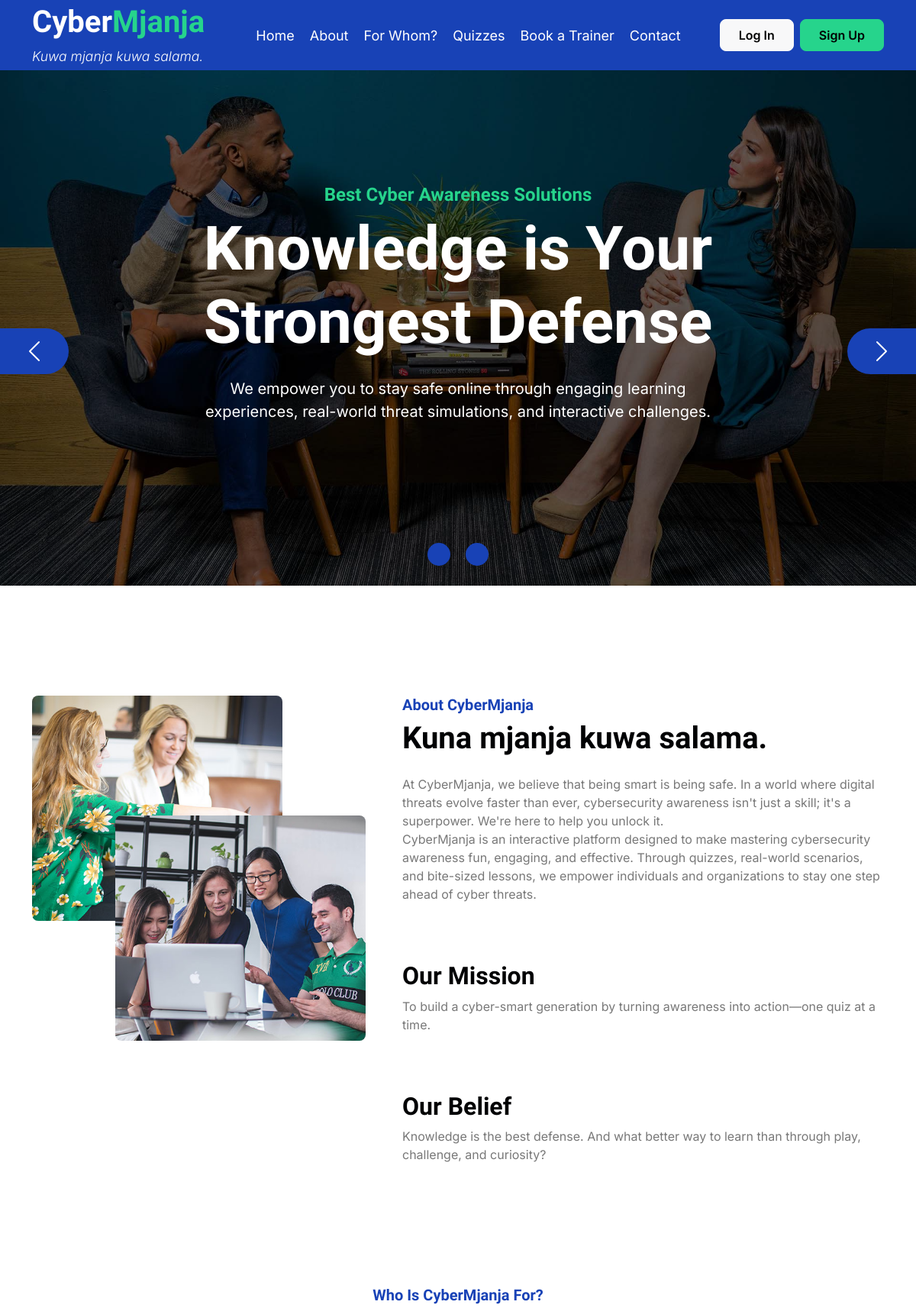
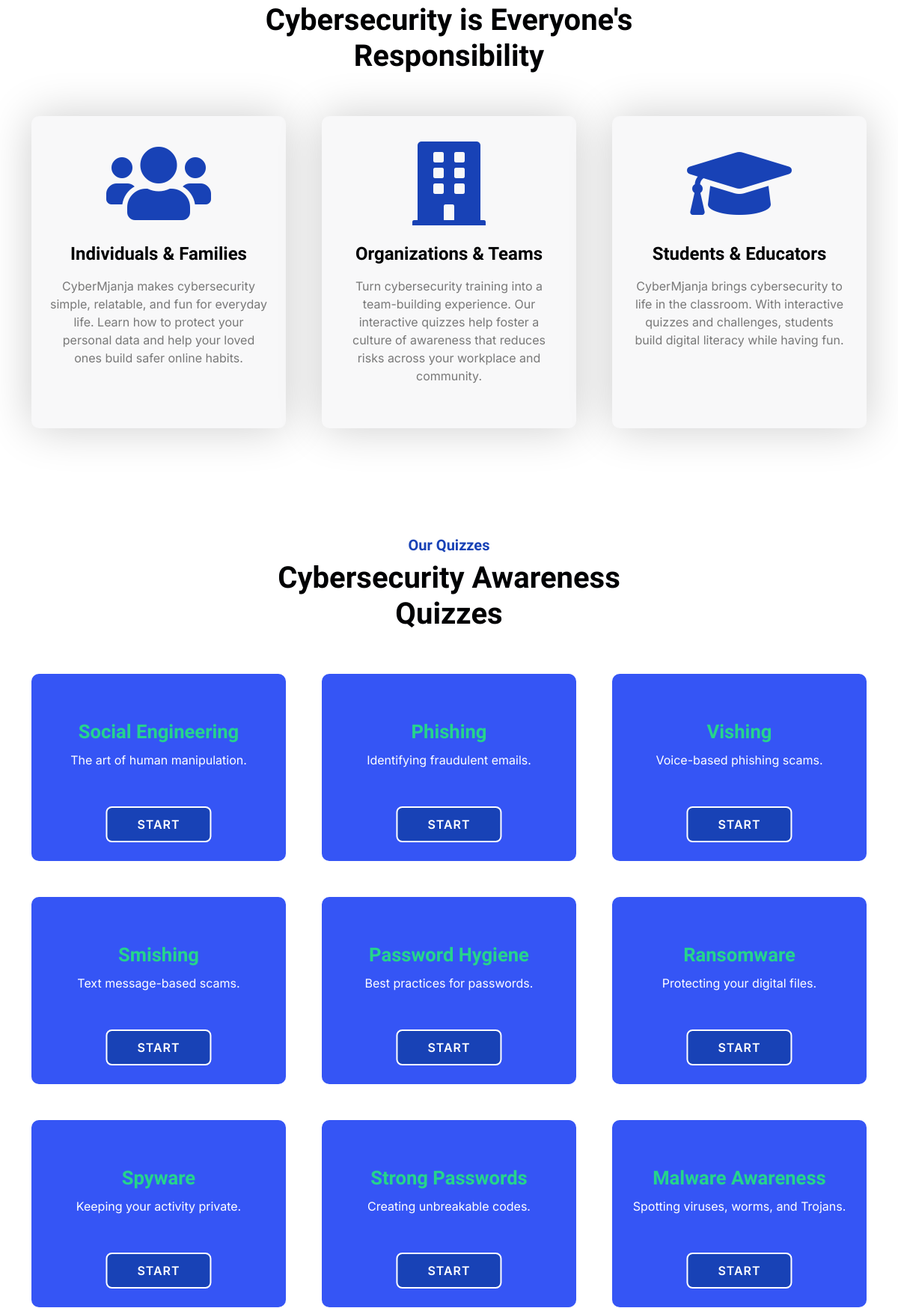
The page / (upper part) on the database its author committed (2 pictures, top to bottom).
### tables this page shows
CREATE TABLE quizzes (id INTEGER PRIMARY KEY AUTOINCREMENT, name TEXT NOT NULL, slug TEXT UNIQUE NOT NULL, description TEXT);

### app.py (the view)
@app.route('/')
def index():
    conn = get_db_connection()
    all_quizzes = conn.execute('SELECT * FROM quizzes ORDER BY id').fetchall()
    conn.close()
    return render_template('index.html', quizzes=all_quizzes)

### app.py (called while the page is built)
def get_db_connection():
    conn = sqlite3.connect(DATABASE)
    conn.row_factory = sqlite3.Row
    return conn

@app.before_request
def load_logged_in_user():
    user_id = session.get('user_id')
    if user_id is None:
        g.user = None
    else:
        conn = get_db_connection()
        g.user = conn.execute('SELECT * FROM users WHERE id = ?', (user_id,)).fetchone()
        conn.close()
        if g.user is None:
            session.clear()

@app.context_processor
def inject_user():
    return dict(user=getattr(g, 'user', None))

@app.before_request
def load_logged_in_user():
    user_id = session.get('user_id')
    if user_id is None:
        g.user = None
    else:
        conn = get_db_connection()
        g.user = conn.execute('SELECT * FROM users WHERE id = ?', (user_id,)).fetchone()
        conn.close()
        if g.user is None:
            session.clear()

### templates/index.html (shortened to what this page needs)
{% extends "base.html" %}
{% block content %}
<div class="container-fluid px-0">
    <div id="carouselId" class="carousel slide" data-bs-ride="carousel">
        <ol class="carousel-indicators">
            <li data-bs-target="#carouselId" data-bs-slide-to="0" class="active" aria-current="true" aria-label="First slide"></li>
            <li data-bs-target="#carouselId" data-bs-slide-to="1" aria-label="Second slide"></li>
        </ol>
        <div class="carousel-inner" role="listbox">
            <div class="carousel-item active">
                <img src="{{ url_for('static', filename='img/carousel-1.jpg') }}" class="img-fluid" alt="First slide">
                <div class="carousel-caption">
                    <div class="container carousel-content">
                        <h6 class="text-secondary h4 animated fadeInUp">Best Cyber Awareness Solutions</h6>
                        <h1 class="text-white display-1 mb-4 animated fadeInRight">Knowledge is Your Strongest Defense</h1>
                        <p class="mb-4 text-white fs-5 animated fadeInDown">We empower you to stay safe online through engaging learning experiences, real-world threat simulations, and interactive challenges.</p>
                    </div>
                </div>
            </div>
        </div>
        <button class="carousel-control-prev" type="button" data-bs-target="#carouselId" data-bs-slide="prev">
            <span class="carousel-control-prev-icon" aria-hidden="true"></span>
        </button>
        <button class="carousel-control-next" type="button" data-bs-target="#carouselId" data-bs-slide="next">
            <span class="carousel-control-next-icon" aria-hidden="true"></span>
        </button>
    </div>
</div>
<div class="container-fluid py-5 my-5">
    <div class="container pt-5">
        <div class="row g-5">
            <div class="col-lg-5 col-md-6 col-sm-12 wow fadeIn" data-wow-delay=".3s">
                <div class="h-100 position-relative">
                    <img src="{{ url_for('static', filename='img/about-1.jpg') }}" class="img-fluid w-75 rounded" alt="" style="margin-bottom: 25%;">
                    <div class="position-absolute w-75" style="top: 25%; left: 25%;">
                        <img src="{{ url_for('static', filename='img/about-2.jpg') }}" class="img-fluid w-100 rounded" alt="">
                    </div>
                </div>
            </div>
            <div class="col-lg-7 col-md-6 col-sm-12 wow fadeIn" data-wow-delay=".5s">
                <h5 class="text-primary">About CyberMjanja</h5>
                <h1 class="mb-4">Kuna mjanja kuwa salama.</h1>
                <p>At CyberMjanja, we believe that being smart is being safe. In a world where digital threats evolve faster than ever, cybersecurity awareness isn't just a skill; it's a superpower. We're here to help you unlock it. <br>CyberMjanja is an interactive platform designed to make mastering cybersecurity awareness fun, engaging, and effective. Through quizzes, real-world scenarios, and bite-sized lessons, we empower individuals and organizations to stay one step ahead of cyber threats.</p>
                <div class="about-cards-container">
                    <div class="about-grid">
                        <div class="about-card">
                            <div class="card-icon-wrapper"></div>
                            <h2>Our Mission</h2>
                            <p>To build a cyber-smart generation by turning awareness into action—one quiz at a time.</p>
                        </div>
                        <div class="about-card">
                            <div class="card-icon-wrapper"></div>
                            <h2>Our Belief</h2>
                            <p>Knowledge is the best defense. And what better way to learn than through play, challenge, and curiosity?</p>
                        </div>
                    </div>
                </div>
            </div>
        </div>
    </div>
</div>
<div class="container-fluid services py-5 mb-5">
    <div class="container">
        <div class="text-center mx-auto pb-5 wow fadeIn" data-wow-delay=".3s" style="max-width: 600px;">
            <h5 class="text-primary">Who Is CyberMjanja For?</h5>
            <h1>Cybersecurity is Everyone's Responsibility</h1>
        </div>
        <div class="row g-5 services-inner">
            <div class="col-md-6 col-lg-4 wow fadeIn" data-wow-delay=".3s">
                <div class="services-item bg-light">
                    <div class="p-4 text-center services-content">
                        <div class="services-content-icon">
                            <i class="fa fa-users fa-7x mb-4 text-primary"></i>
                            <h4 class="mb-3">Individuals & Families</h4>
                            <p class="mb-4">CyberMjanja makes cybersecurity simple, relatable, and fun for everyday life. Learn how to protect your personal data and help your loved ones build safer online habits.</p>
                        </div>
                    </div>
                </div>
            </div>
            <div class="col-md-6 col-lg-4 wow fadeIn" data-wow-delay=".5s">
                <div class="services-item bg-light">
                    <div class="p-4 text-center services-content">
                        <div class="services-content-icon">
                            <i class="fa fa-building fa-7x mb-4 text-primary"></i>
                            <h4 class="mb-3">Organizations & Teams</h4>
                            <p class="mb-4">Turn cybersecurity training into a team-building experience. Our interactive quizzes help foster a culture of awareness that reduces risks across your workplace and community.</p>
                        </div>
                    </div>
                </div>
            </div>
            <div class="col-md-6 col-lg-4 wow fadeIn" data-wow-delay=".7s">
                <div class="services-item bg-light">
                    <div class="p-4 text-center services-content">
                        <div class="services-content-icon">
                            <i class="fa fa-graduation-cap fa-7x mb-4 text-primary"></i>
                            <h4 class="mb-3">Students & Educators</h4>
                            <p class="mb-4">CyberMjanja brings cybersecurity to life in the classroom. With interactive quizzes and challenges, students build digital literacy while having fun.</p>
                        </div>
                    </div>
                </div>
            </div>
        </div>
    </div>
</div>
<div class="container-fluid project py-5 mb-5">
    <div class="container">
        <div class="text-center mx-auto pb-5 wow fadeIn" data-wow-delay=".3s" style="max-width: 600px;">
            <h5 class="text-primary">Our Quizzes</h5>
            <h1>Cybersecurity Awareness Quizzes</h1>
        </div>
        <div class="row g-5">
            {% for quiz in quizzes %}
            <div class="col-md-6 col-lg-4 wow fadeIn" data-wow-delay=".3s">
                <div class="project-item">
                    <div class="quiz-text-content">
                        <h4>{{ quiz.name }}</h4>
                        <p class="m-0">{{ quiz.description }}</p>
                    </div>
                    <a href="{{ url_for('start_quiz', slug=quiz.slug) }}" class="start-quiz-button">Start</a>
                </div>
            </div>
            {% else %}
            <div class="col-12 text-center">
                <p>No quizzes available at the moment. Please check back later.</p>
            </div>
            {% endfor %}
        </div>
    </div>
</div>
{% endblock %}

### templates/base.html (shortened to what this page needs)
<head>
    <link href="https://cdnjs.cloudflare.com/ajax/libs/font-awesome/5.10.0/css/all.min.css" rel="stylesheet">
    <link href="https://cdn.jsdelivr.net/npm/bootstrap-icons@1.4.1/font/bootstrap-icons.css" rel="stylesheet">
    <link href="{{ url_for('static', filename='lib/animate/animate.min.css') }}" rel="stylesheet">
    <link href="{{ url_for('static', filename='lib/owlcarousel/assets/owl.carousel.min.css') }}" rel="stylesheet">
    <link href="{{ url_for('static', filename='css/bootstrap.min.css') }}" rel="stylesheet">
    <link href="{{ url_for('static', filename='css/style.css') }}" rel="stylesheet">
    <link href="{{ url_for('static', filename='css/dashboard.css') }}" rel="stylesheet">
    <link href="{{ url_for('static', filename='css/profile.css') }}" rel="stylesheet">
</head>
<body>
    <div class="container-fluid bg-primary">
        <div class="container">
            <nav class="navbar navbar-dark navbar-expand-lg py-0">
                <a href="{{ url_for('index') }}" class="navbar-brand">
                   <h1 class="text-white fw-bold d-block">Cyber<span class="text-secondary">Mjanja</span></h1>
                   <small class="d-block text-white fw-light fst-italic">Kuwa mjanja kuwa salama.</small>
                </a>
                <div class="collapse navbar-collapse bg-transparent" id="navbarCollapse">
                    <div class="navbar-nav ms-auto mx-xl-auto p-0">
                        <a href="{{ url_for('index') }}" class="nav-item nav-link">Home</a>
                        <a href="{{ url_for('about') }}" class="nav-item nav-link">About</a>
                        <a href="{{ url_for('for_whom') }}" class="nav-item nav-link">For Whom?</a>
                        <a href="{{ url_for('quizzes') }}" class="nav-item nav-link">Quizzes</a>
                        <a href="{{ url_for('book_trainer') }}" class="nav-item nav-link">Book a Trainer</a>
                        <a href="{{ url_for('contact') }}" class="nav-item nav-link">Contact</a>
                    </div>
                    <div class="d-flex align-items-center">
                        {% if user %}
                            <div class="dropdown">
                                <button class="btn btn-light dropdown-toggle" type="button" id="userDropdown" data-bs-toggle="dropdown" aria-expanded="false">
                                    <i class="fas fa-user-circle text-primary me-2"></i> {{ user.full_name or user.username }}
                                </button>
                                <ul class="dropdown-menu dropdown-menu-end" aria-labelledby="userDropdown">
                                    <li><a class="dropdown-item" href="{{ url_for('dashboard') }}"><i class="fas fa-th-large me-2"></i>My Dashboard</a></li>
                                    <li><a class="dropdown-item" href="{{ url_for('update_profile') }}"><i class="fas fa-user-edit me-2"></i>Update Profile</a></li>
                                    <li><a class="dropdown-item" href="{{ url_for('change_password') }}"><i class="fas fa-key me-2"></i>Change Password</a></li>
                                    <li><hr class="dropdown-divider"></li>
                                    <li><a class="dropdown-item text-danger" href="{{ url_for('logout') }}"><i class="fas fa-sign-out-alt me-2"></i>Logout</a></li>
                                </ul>
                            </div>
                        {% else %}
                            <a href="{{ url_for('login') }}" class="btn btn-light rounded py-2 px-4 me-2">Log In</a>
                            <a href="{{ url_for('signup') }}" class="btn btn-secondary rounded py-2 px-4">Sign Up</a>
                        {% endif %}
                    </div>
                </div>
            </nav>
        </div>
    </div>
    <main>
        {% block content %}{% endblock %}
    </main>
</body>

### static/css/style.css (style rules this page uses)
.btn { font-weight: 600; transition: .5s; }
.navbar .navbar-nav { padding: 15px 0; }
.navbar .navbar-nav .nav-link { padding: 10px; color: var(--bs-white); font-size: 18px; outline: none; }
.carousel-item { position: relative; }
.carousel-item::after { content: ""; width: 100%; height: 100%; position: absolute; top: 0; left: 0; background: rgba(0, 0, 0, .6); }
.carousel-caption { height: 100%; display: flex; align-items: center; justify-content: center; z-index: 1; }
.carousel-item p { max-width: 700px; margin: 0 auto 35px auto; }
.carousel-control-prev { width: 90px; height: 60px; position: absolute; top: 50%; left: 0; background: var(--bs-primary); border-radius: 0 50px 50px 0; opacity: 1; }
.carousel-control-next { width: 90px; height: 60px; position: absolute; top: 50%; right: 0; background: var(--bs-primary); border-radius: 50px 0 0 50px; opacity: 1; }
#carouselId .carousel-indicators li { width: 30px; height: 10px; background: var(--bs-primary); margin: 10px; border-radius: 30px; opacity: 1; }
.services .services-item { box-shadow: 0 0 60px rgba(0, 0, 0, .2); width: 100%; height: 100%; border-radius: 10px; padding: 10px 0; position: relative; }
.services-content::after { position: absolute; content: ""; width: 100%; height: 0; top: 0; left: 0; border-radius: 10px 10px 0 0; background: rgba(3, 43, 243, 0.8); transition: .5s; }
.services-content::after { top: 0; bottom: auto; border-radius: 10px 10px 10px 10px; }
.services-item .services-content-icon i, .services-item .services-content-icon p { transition: .5s; }
.project-item { position: relative; display: flex; flex-direction: column; justify-content: center; align-items: center; text-align: center; background-color: #032bf3cc; border-radius: 10px; padding: 40px 20px 100px 20px; min-height: 250px; overflow: hidden; color: white; }
.project-item .quiz-text-content { color: white; }
.project-item .quiz-text-content h4 { color: var(--bs-secondary); font-size: 1.6rem; margin-bottom: 10px; }
.start-quiz-button { position: absolute; bottom: 25px; left: 50%; transform: translateX(-50%); padding: 10px 40px; font-size: 16px; font-weight: 600; text-transform: uppercase; letter-spacing: 1px; color: white; background: var(--bs-primary); border: 2px solid white; border-radius: 8px; text-decoration: none; cursor: pointer; transition: all 0.3s ease; }

### static/css/dashboard.css (style rules this page uses)
.card-icon-wrapper { background-color: white; width: 60px; height: 60px; border-radius: 12px; display: flex; justify-content: center; align-items: center; font-size: 1.5rem; flex-shrink: 0; }

### rows shown on the page
quizzes: name "Social Engineering", description "The art of human manipulation."
quizzes: name "Phishing", description "Identifying fraudulent emails."
quizzes: name "Vishing", description "Voice-based phishing scams."
quizzes: name "Smishing", description "Text message-based scams."
quizzes: name "Password Hygiene", description "Best practices for passwords."
quizzes: name "Ransomware", description "Protecting your digital files."
quizzes: name "Spyware", description "Keeping your activity private."
quizzes: name "Strong Passwords", description "Creating unbreakable codes."
quizzes: name "Malware Awareness", description "Spotting viruses, worms, and Trojans."
